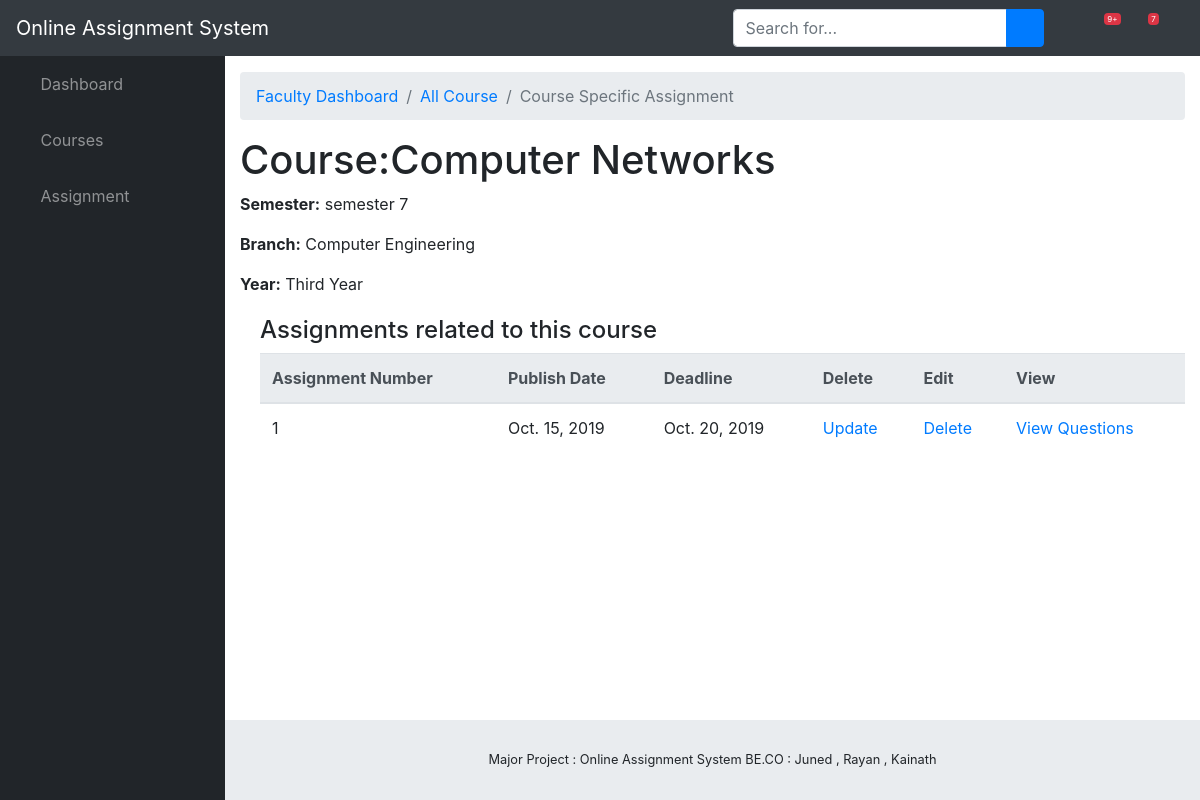
/assignment/course/17, run on the app's committed database.
### assignment/models.py (models this page shows, shortened)
class Course(models.Model):
    name = models.CharField(max_length = 50)
    branch = models.ForeignKey(Branch,on_delete = models.SET_NULL,blank=True,null=True)
    faculty = models.ForeignKey(Faculty ,on_delete = models.SET_NULL,blank=True,null=True)
    year = models.ForeignKey(StudyYear ,on_delete = models.SET_NULL,blank=True,null=True)
    semester = models.ForeignKey(Semester ,on_delete = models.SET_NULL,blank=True,null=True )

class Semester(models.Model):
    sem = models.IntegerField()
    def __str__(self):
        return f'semester {self.sem}'

class Branch(models.Model):
    name = models.CharField(max_length = 50 , help_text = "Example Computer Engineering")
    def __str__(self):
        return self.name

class StudyYear(models.Model):
    year = models.CharField(max_length = 50 , help_text = "Enter in this format First Year , Second Year, etc.")
    def __str__(self):
        return self.year

class Assignment(models.Model):
    number = models.IntegerField()
    course = models.ForeignKey(Course,on_delete = models.SET_NULL,blank=True,null=True)
    publish_date = models.DateField(auto_now_add = True)
    deadline_date = models.DateField()
    faculty = models.ForeignKey(Faculty,on_delete = models.SET_NULL,blank=True,null=True)

### assignment/views.py (the view)
# urls.py: path('course/<int:pk>', views.CourseDetailView.as_view(), name='course_detail'),
class CourseDetailView(generic.DetailView):
    model = Course
    template_name = "Faculty_Dashboard/course_detail.html"

### assignment/templates/Faculty_Dashboard/course_detail.html
{% extends "./base.html" %}
{% block breadcrumb%}
<li class="breadcrumb-item "><a href="{% url 'ViewCourse' %}">All Course</a></li>
<li class="breadcrumb-item active">Course Specific Assignment</li>
{%endblock%}
{% block content %}
  <h1>Course:{{course.name }}</h1>
  <p><strong>Semester:</strong> {{ course.semester }}</p>
  <p><strong>Branch:</strong> {{ course.branch }}</p>
  <p><strong>Year:</strong> {{course.year}}</p>
  <div style="margin-left:20px;margin-top:20px">
    <h4>Assignments related to this course</h4>
    {% if course.assignment_set.all %}
    <table class="table">
      <thead class="thead-light">
        <tr>
          <th scope="col">Assignment Number</th>
          <th scope="col">Publish Date</th>
          <th scope="col">Deadline</th>
          <th scope="col">Delete</th>
          <th scope="col">Edit</th>
          <th scope="col">View</th>
        </tr>
      </thead>
      <tbody>
        {% for assignment in course.assignment_set.all %}
        <tr>
          <td>{{ assignment.number }}</td>
          <td>{{ assignment.publish_date }}</td>
          <td>{{ assignment.deadline_date }}</td>
          <td> <a href="{% url 'UpdateCourseAssignment' assignment.id %}">Update</a> </td>
          <td> <a onclick="return confirm('Are you sure?');" href="{% url 'DeleteCourseAssignment' assignment.id %}">Delete</a></td>
          <td><a href="{% url 'assignment_detail'  assignment.id %}">View Questions</a></td>
        </tr>
      {% endfor %}
      </tbody>
    </table>
    {% else %}
      <p>There are no assignments added yet !</p>
    {% endif %}
  </div>
{% endblock %}

### data on the page
Course: name "Computer Networks", semester "semester 7", branch "Computer Engineering", year "Third Year"
Assignment: number "1", publish_date "Oct. 15, 2019", deadline_date "Oct. 20, 2019"
